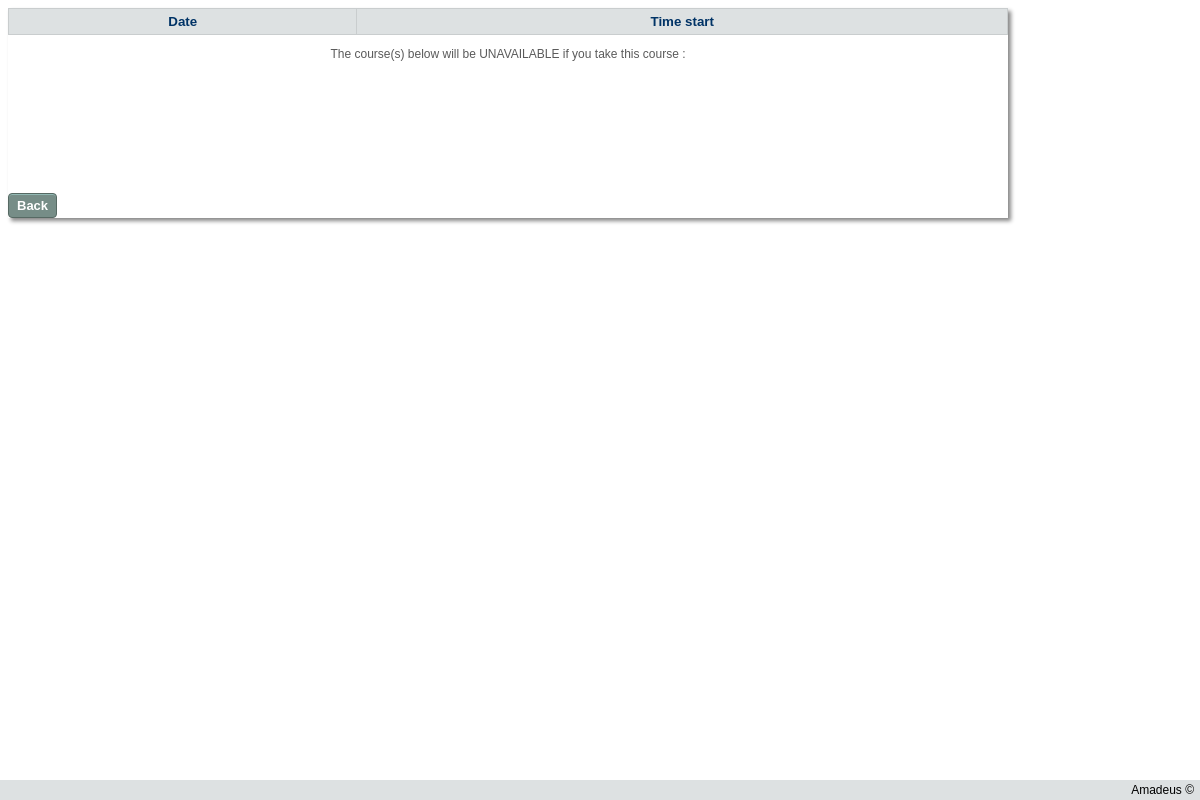
The app's page /htdocs/website/dates.php?courseid=IBIS006, older data.
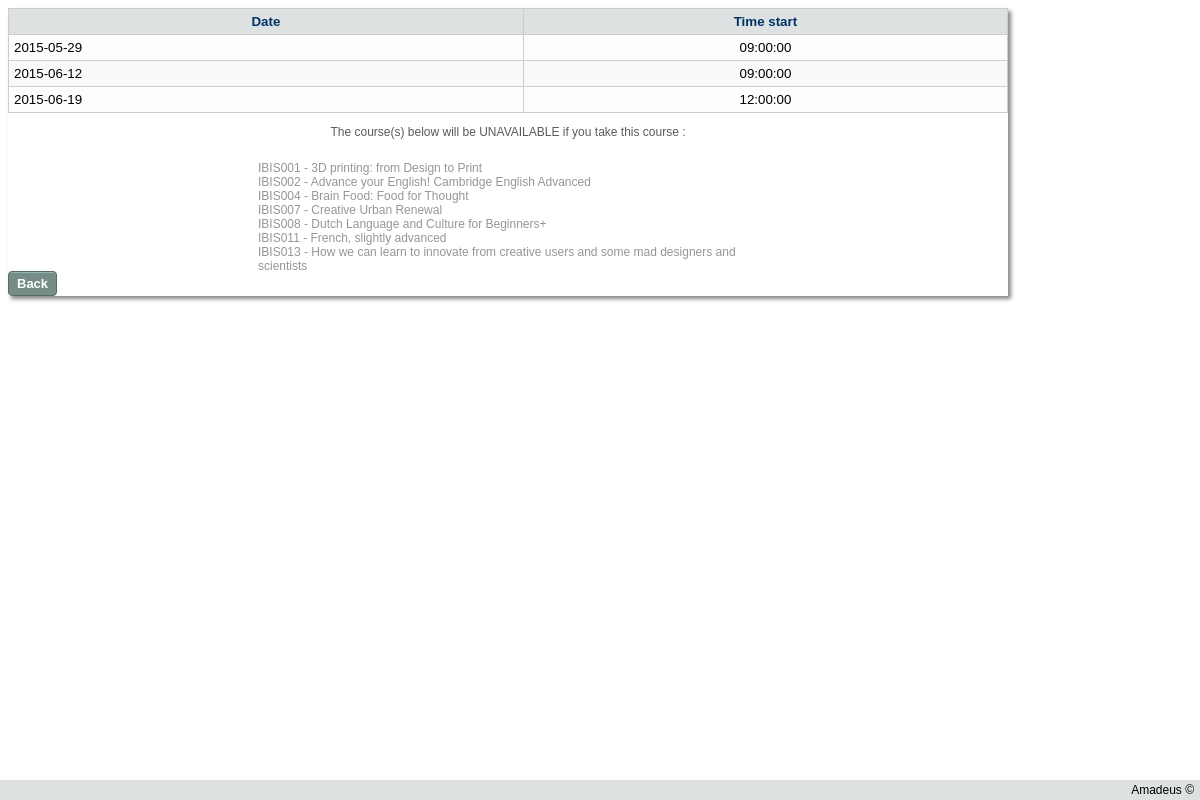
The same page, newer data.
### tables this page shows
CREATE TABLE IF NOT EXISTS `lesson` (
  `courseID` varchar(7) NOT NULL,
  `date` date NOT NULL DEFAULT '0000-00-00',
  `time_start` time NOT NULL,
  `room_number` varchar(5) NOT NULL
);

### htdocs/website/dates.php (the view)
<?php
require('include/top.php');
?>
<div class="CSSTableGenerator">
    <table>
        <tr>
            <td>
                Date
            </td>
            <td>
                Time start
            </td>
        </tr>
        <?php
        $courseID = $_GET['courseid'];
        require("include/database.php");
        if ($connection) {
            $SQL = "SELECT * FROM lesson WHERE courseid = '$courseID'";
            $result = $connection->query($SQL);
            $num_rows = mysqli_num_rows($result);
            if ($result) {
                if ($num_rows > 0) {
                    for ($x = 0; $x < $num_rows; $x++) {
                        $result->data_seek($x);
                        $data = $result->fetch_array();
                        $date = $data['date'];
                        $time = $data['time_start'];
                        echo "<tr><td>$date</td><td>$time</td></tr>";
                    }
                }
            } else {
                echo "Database error";
            }
        }
        ?>
    </table>
	<p id='overlap_message'>The course(s) below will be UNAVAILABLE if you take this course :</p>
	<div class="overlap">
	<?php
		if ($connection) {
            $SQLcheckoverlap = "select concat(courseID,' - ',name) as overlap from course where courseID in (select le.courseID from lesson le where le.date in (select date from lesson where courseID='$courseID') and le.courseID in (le.courseID='$courseID'));";
            $result = $connection->query($SQLcheckoverlap);
            $num_rows = mysqli_num_rows($result);
            if ($result) {
                if ($num_rows > 0) {
					for ($x = 0; $x < $num_rows; $x++) {
                        $result->data_seek($x);
                        $data = $result->fetch_array();
                        $overlap = $data['overlap'];
                        echo "$overlap <br/>";
                    }
                }
            } else {
                echo "Database error";
            }
        }
	?>
	</div>
	<a href="index.php"><button class="back">Back</button></a>
</div>
<?php
require('include/bot.php');

Row changes from the older to the newer data that the page shows:
added lesson: date "2015-05-29", time_start "09:00:00"
added lesson: date "2015-06-12", time_start "09:00:00"
added lesson: date "2015-06-19", time_start "12:00:00"
Text that changed along with them:
new list line: "IBIS001 - 3D printing: from Design to Print"
new list line: "IBIS002 - Advance your English! Cambridge English Advanced"
new list line: "IBIS004 - Brain Food: Food for Thought"
new list line: "IBIS007 - Creative Urban Renewal"
new list line: "IBIS008 - Dutch Language and Culture for Beginners+"
new list line: "IBIS011 - French, slightly advanced"
new list line: "IBIS013 - How we can learn to innovate from creative users and some mad designers and scientists"
